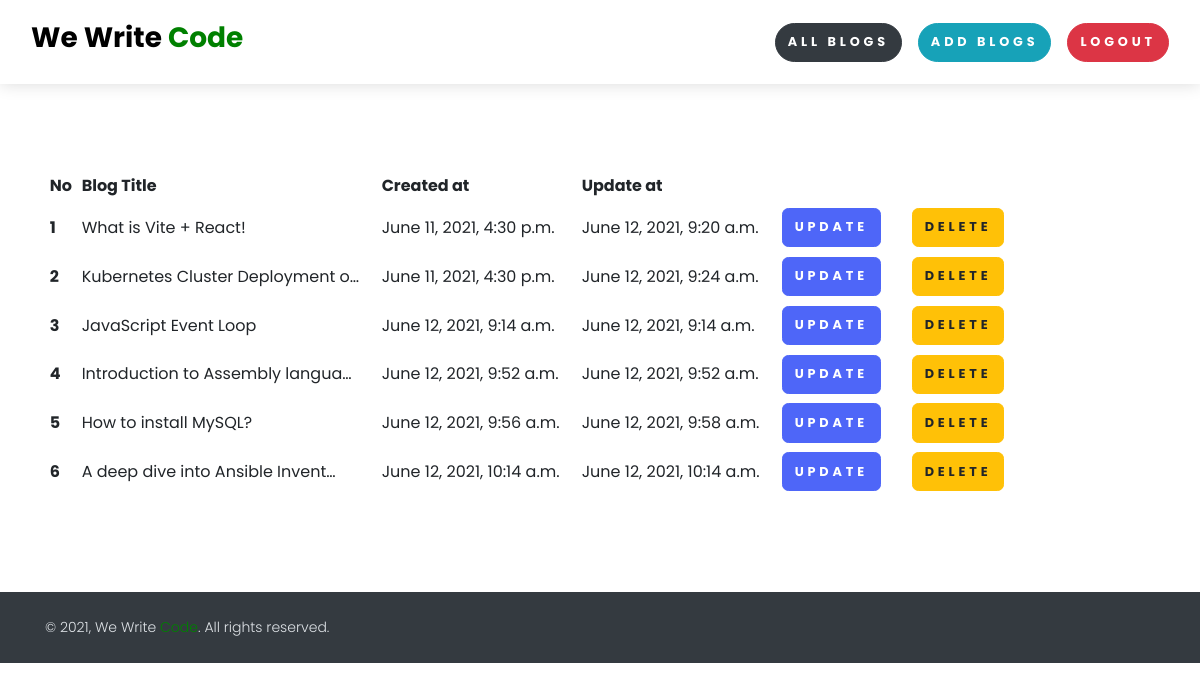
/your_all_blogs/ (signed in), run on an earlier commit of the app's database.
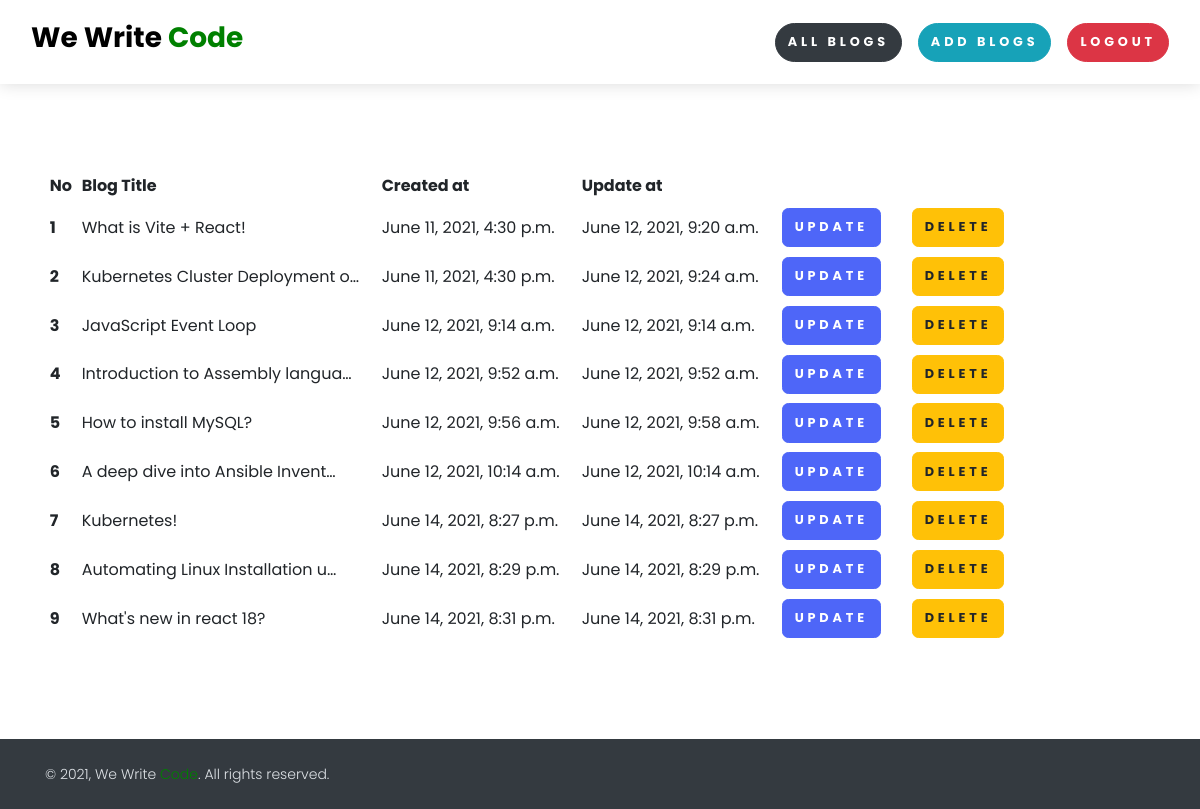
And on a later commit of the database.
### Home/models.py (models this page shows, shortened)
class BlogModel(models.Model):
    user = models.ForeignKey(User, blank=True, null=True, on_delete=models.CASCADE)
    title = models.CharField(max_length=1000)
    subtitle = models.CharField(max_length=1000, blank=True, null=True, default='')
    content = FroalaField()
    slug = models.SlugField(max_length=1000, null=True, blank=True)
    image = models.ImageField(upload_to="BlogImage")
    created_at = models.DateTimeField(auto_now_add=True)
    update_at = models.DateTimeField(auto_now=True)

### Home/views.py (the view)
# urls.py: path('your_all_blogs/', your_all_blogs, name="your_all_blogs")
@login_required(login_url='login_view')
def your_all_blogs(request):
    data = {}
    try:
        blogs = BlogModel.objects.filter(user = request.user)
        data = {'all_blogs' : blogs}
    except Exception as e:
        print(e)
    return render(request, "home/your_all_blogs.html", data)

### templates/home/your_all_blogs.html (shortened to what this page needs)
{% extends 'base.html' %}
{% block content %}
<div class="container mt-6 mb-6">
	<div class="table-responsive-lg">
		<table class="table-sm table-hover">
		  <thead>
		    <tr>
		      <th scope="col"> No</th>
		      <th  style="width: 300px;" scope="col"> Blog Title</th>
		      <th  style=" width: 200px;"  scope="col"> Created at</th>
		      <th  style=" width: 200px;" scope="col"> Update at</th>
		      <th  style=" width: 130px;" scope="col"> </th>
		      <th  style=" width: 130px;" scope="col"> </th>
		    </tr>
		  </thead>
		  <tbody>
		  	{% for blog in all_blogs %}
		    <tr>
		      <th scope="row">{{forloop.counter}}</th>
		      <td>{{blog.title|truncatechars:32}}</td>
		      <td>{{blog.created_at}}</td>
		      <td>{{blog.update_at}}</td>
		      <td>
		      	<a href="{% url 'update_blog' blog.slug %}" class="btn btn-primary">Update</a>
		      </td>
		      <td>
		      	<a id="confirm-delete" class="btn btn-warning" href="{% url 'delete_blog' blog.id %}" >Delete</a>
		      </td>
		    </tr>
		    {% endfor %}
		  </tbody>
	</table>
	</div>
</div>
{% endblock %}

What changed in the data, as far as the page shows it:
added BlogModel: title "Kubernetes!", created_at "June 14, 2021, 8:27 p.m.", update_at "June 14, 2021, 8:27 p.m."
added BlogModel: title "Automating Linux Installation u…", created_at "June 14, 2021, 8:29 p.m.", update_at "June 14, 2021, 8:29 p.m."
added BlogModel: title "What's new in react 18?", created_at "June 14, 2021, 8:31 p.m.", update_at "June 14, 2021, 8:31 p.m."
